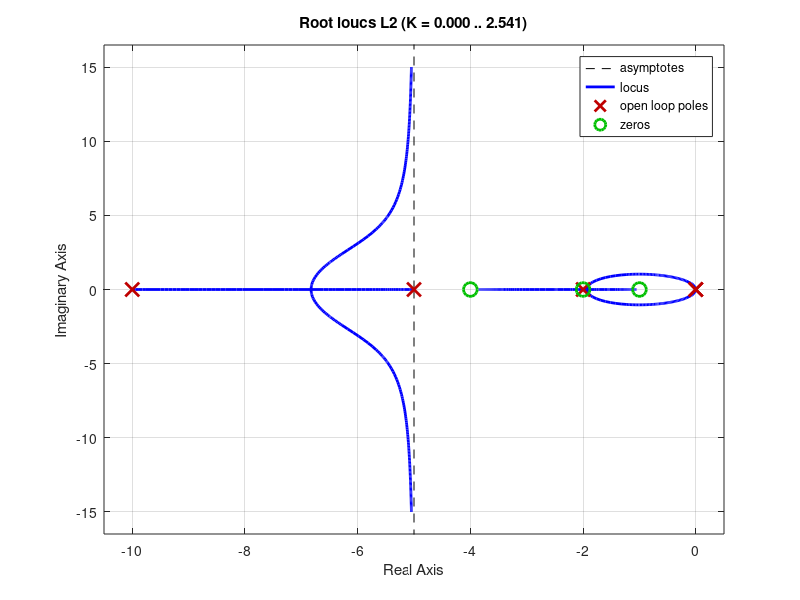
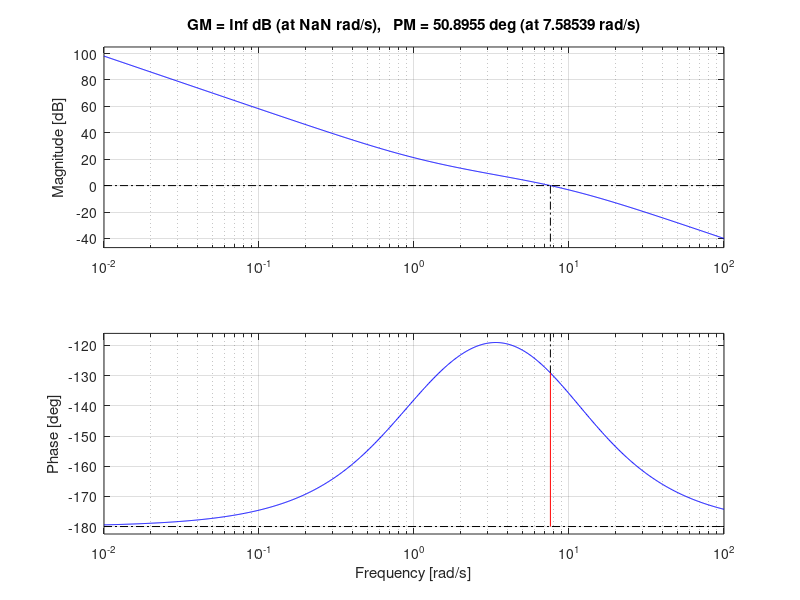
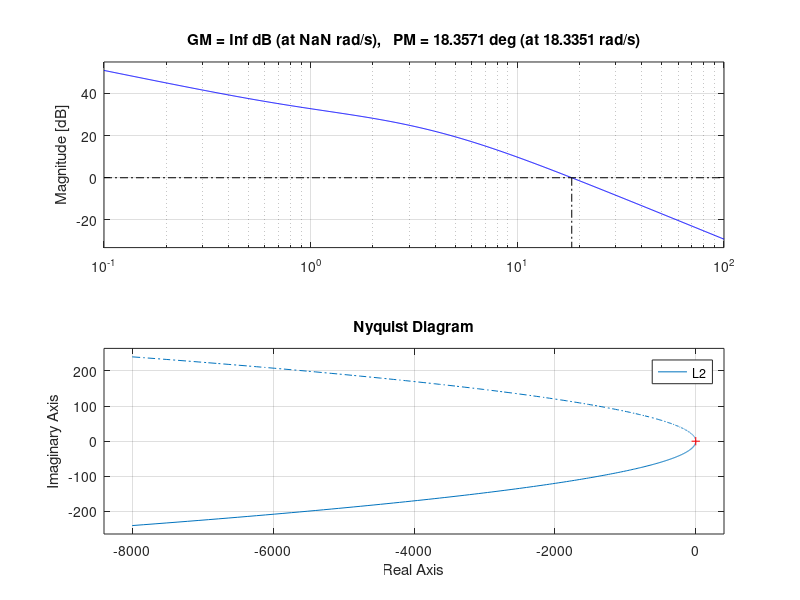
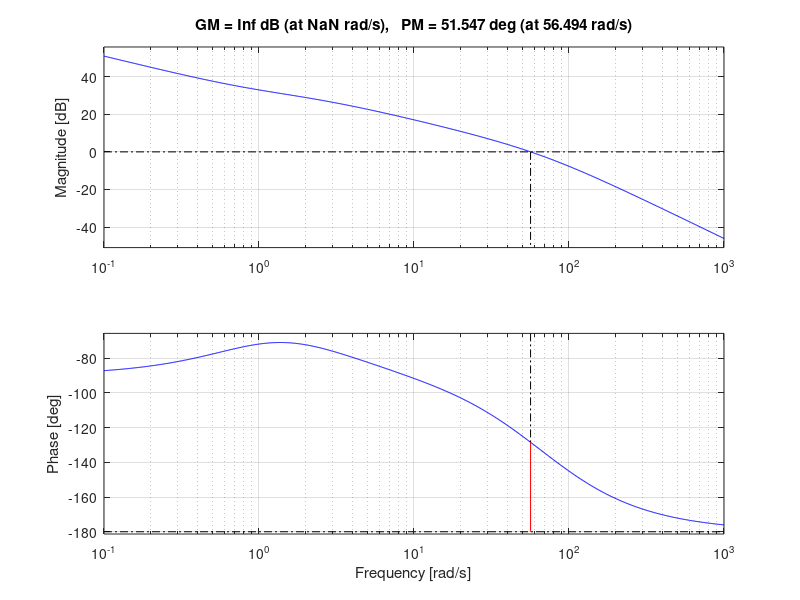

These figures' MATLAB source, in order:

%% richieste 
% l errore a regime in risposta a una rampa non superiore al 4% del segnale
% di rifierimento 
% banda passsante ad anello chiuso maggiore di 6 radianti al secondo 
% margine di fase maggiore di 50°
%% studiamo inizialmente il nostro porcesso P0
s = tf('s');
P0 = 100*(s+1)/((s+5)*(s^2+12*s+20));
% pole(P0) % PROCESSO NOMINALE ASINTOTICAMENTE STABILE 
% -10.0000
%    -5.0000
%    -2.0000
% GUADAGNO STATICO KP = 100
% UN SOLO ZERO IN -1  fase minima ; 

figure(1)
rlocus(P0);

%% soddisfiamo le specifiche a regime 

% metodo 1  possiamo definire un vincolo su il guadagno di controllore
% affinche mi risulti un errore garantito inferiore al 4% 




%% MODO (1)
kp = dcgain(P0) ; % Guadagno statico del mio processo 
% kc = guadagno di controllore su cui vigerà il vincolo  
% Sfruttanto il limite del valor finale otterremo che 
% lim(s-> 0) s*Wer(s)*r(s) = |R0/(1+kp*kc)|< 4% R0

% |(1+kp*kc)|> 1/0.04 -> |kc|>(25-1)/kp
% POS -> kc > 24 / 1
% NEG -> kc < -24/1 
% vincolo trovato quindi si crea un controllore di tipo 1 in modo che ne
% risulti un erorre costante all uscita e il vincolo mi garantirà di essere
% al di sotto del 4% 


%% controllore con il metodo 1 

C0  = (s/10+1)/(s) ; % biproprio
kc0 = 35;
L0 = minreal(P0*kc0*C0); % strettamente proprio
Wyr0 = minreal(L0/(1+L0)); 


figure(1)
rlocus(L0)

figure(2)
nyquist(L0)

figure(3)
margin(L0)

%occorre migliorare la robustezza non che le prestanzioni  +
% quindi ovremmo aumentare la fase . 
alpha = 0.07; 
omega_t = 18 ; 
tau_ra = 1/(omega_t*sqrt(alpha)); 
Ra = (1+tau_ra*s)/(1+tau_ra*alpha*s);

kc1 = 35;
L1 = minreal(P0*kc1*C0*Ra); % strettamente proprio
Wyr1 = minreal(L1/(1+L1)); 

figure(4)
margin(L1)

%% METODO 2
% % metodo 2  piu complicato : inserire un polo doppio in 0 per far fronte al
% segnale di ingresso del sistema di tipo 2 cosi mi assicuro sempre un
% erorre nullo a regime . 

C2 = (s/2+1)*(s/4+1)/s^2; 
kc2 = 8; 
L2 = P0*C2*kc2;

Wyr2 = minreal(L2/(1+L2));

% pole(Wyr2)
%   -5.1533 + 8.4243i
%   -5.1533 - 8.4243i
%   -3.5323 + 0.0000i
%   -2.0000 + 0.0000i
%   -2.0000 + 0.0000i
%   -1.1612 + 0.0000i

figure(1)
rlocus(L2)

figure(2)
margin(L2)

figure(3) % per il criterio di nyquist e asintoticamente stabile 
nyquist(L2)
%% 


% simulaizone delle prestazioni con gradino  e rampa  
ts  = 0.1; 
time = 0:ts:50; 
figure(5)
step(Wyr1,Wyr2)
legend
figure(6)
lsim(Wyr1,Wyr2,time,time)
legend
